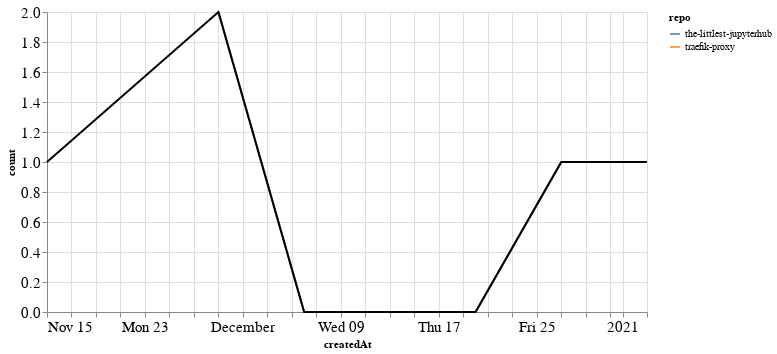

The code cell stored with this chart in its notebook:
### Markdown cell above
### PRs

### Code cell
prs_time = prs.groupby('repo').resample('W', on='createdAt').count()['author'].reset_index()
prs_time = prs_time.rename(columns={'author': 'count'})
prs_time_total = prs_time.groupby('createdAt').agg({"count": "sum"}).reset_index()

ch1 = alt.Chart(prs_time, width=600).mark_line().encode(
    x='createdAt',
    y='count',
    color='repo',
    tooltip="repo"
)

ch2 = alt.Chart(prs_time_total, width=600).mark_line(color="black").encode(
    x='createdAt',
    y='count',
)

ch1 + ch2

### Figure 1 — Vega-Lite specification as saved in the notebook (floating-point values rounded to 4 significant figures)
{"config": {"axisLeft": {"labelFontSize": 15}, "axisBottom": {"labelFontSize": 15}}, "layer": [{"data": {"name": "data-a04ad4238f98da72d3b00f19e69350a5"}, "mark": "line", "encoding": {"color": {"type": "nominal", "field": "repo"}, "tooltip": {"type": "nominal", "field": "repo"}, "x": {"type": "temporal", "field": "createdAt"}, "y": {"type": "quantitative", "field": "count"}}, "width": 600}, {"data": {"name": "data-8d1fe177a50e941b3982d4dd3f419b6d"}, "mark": {"type": "line", "color": "black"}, "encoding": {"x": {"type": "temporal", "field": "createdAt"}, "y": {"type": "quantitative", "field": "count"}}, "width": 600}], "$schema": "https://vega.github.io/schema/vega-lite/v4.8.1.json", "datasets": {"data-a04ad4238f98da72d3b00f19e69350a5": [{"repo": "the-littlest-jupyterhub", "createdAt": "2020-11-29T00:00:00", "count": 2}, {"repo": "the-littlest-jupyterhub", "createdAt": "2020-12-06T00:00:00", "count": 0}, {"repo": "the-littlest-jupyterhub", "createdAt": "2020-12-13T00:00:00", "count": 0}, {"repo": "the-littlest-jupyterhub", "createdAt": "2020-12-20T00:00:00", "count": 0}, {"repo": "the-littlest-jupyterhub", "createdAt": "2020-12-27T00:00:00", "count": 1}, {"repo": "the-littlest-jupyterhub", "createdAt": "2021-01-03T00:00:00", "count": 1}, {"repo": "traefik-proxy", "createdAt": "2020-11-15T00:00:00", "count": 1}], "data-8d1fe177a50e941b3982d4dd3f419b6d": [{"createdAt": "2020-11-15T00:00:00", "count": 1}, {"createdAt": "2020-11-29T00:00:00", "count": 2}, {"createdAt": "2020-12-06T00:00:00", "count": 0}, {"createdAt": "2020-12-13T00:00:00", "count": 0}, {"createdAt": "2020-12-20T00:00:00", "count": 0}, {"createdAt": "2020-12-27T00:00:00", "count": 1}, {"createdAt": "2021-01-03T00:00:00", "count": 1}]}}
